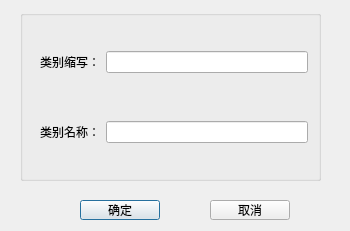
<?xml version="1.0" encoding="UTF-8"?>
<ui version="4.0">
 <class>typesetdialog</class>
 <widget class="QDialog" name="typesetdialog">
  <property name="geometry">
   <rect>
    <x>0</x>
    <y>0</y>
    <width>350</width>
    <height>231</height>
   </rect>
  </property>
  <property name="minimumSize">
   <size>
    <width>350</width>
    <height>231</height>
   </size>
  </property>
  <property name="maximumSize">
   <size>
    <width>350</width>
    <height>231</height>
   </size>
  </property>
  <property name="windowTitle">
   <string>Dialog</string>
  </property>
  <widget class="QGroupBox" name="groupBox">
   <property name="geometry">
    <rect>
     <x>20</x>
     <y>10</y>
     <width>301</width>
     <height>171</height>
    </rect>
   </property>
   <property name="title">
    <string/>
   </property>
   <widget class="QWidget" name="layoutWidget">
    <property name="geometry">
     <rect>
      <x>20</x>
      <y>40</y>
      <width>268</width>
      <height>24</height>
     </rect>
    </property>
    <layout class="QHBoxLayout" name="horizontalLayout">
     <item>
      <widget class="QLabel" name="label">
       <property name="text">
        <string>类别缩写：</string>
       </property>
      </widget>
     </item>
     <item>
      <widget class="QLineEdit" name="lineEditTypeAbbreviation">
       <property name="minimumSize">
        <size>
         <width>200</width>
         <height>0</height>
        </size>
       </property>
      </widget>
     </item>
    </layout>
   </widget>
   <widget class="QWidget" name="layoutWidget">
    <property name="geometry">
     <rect>
      <x>20</x>
      <y>110</y>
      <width>268</width>
      <height>24</height>
     </rect>
    </property>
    <layout class="QHBoxLayout" name="horizontalLayout_2">
     <item>
      <widget class="QLabel" name="label_2">
       <property name="text">
        <string>类别名称：</string>
       </property>
      </widget>
     </item>
     <item>
      <widget class="QLineEdit" name="lineEditTypeName">
       <property name="minimumSize">
        <size>
         <width>200</width>
         <height>0</height>
        </size>
       </property>
      </widget>
     </item>
    </layout>
   </widget>
  </widget>
  <widget class="QPushButton" name="pushButtonOk">
   <property name="geometry">
    <rect>
     <x>80</x>
     <y>200</y>
     <width>80</width>
     <height>20</height>
    </rect>
   </property>
   <property name="text">
    <string>确定</string>
   </property>
  </widget>
  <widget class="QPushButton" name="pushButtonCancel">
   <property name="geometry">
    <rect>
     <x>210</x>
     <y>200</y>
     <width>80</width>
     <height>20</height>
    </rect>
   </property>
   <property name="text">
    <string>取消</string>
   </property>
  </widget>
 </widget>
 <resources/>
 <connections/>
</ui>
